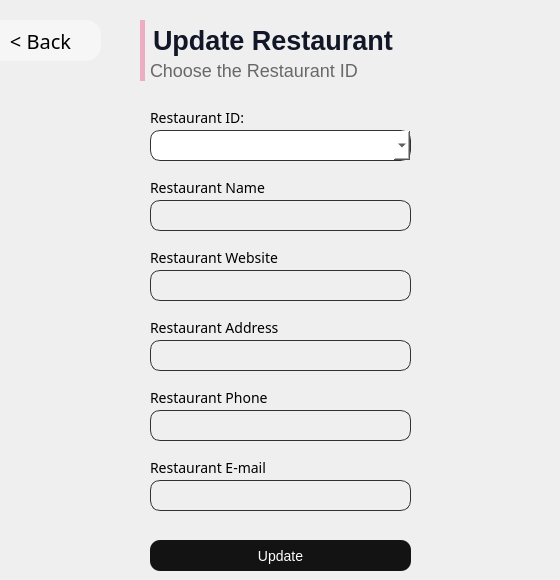
      <widget class="QWidget" name="page_18">
       <widget class="QLineEdit" name="rest_adr_3">
        <property name="geometry">
         <rect>
          <x>150</x>
          <y>340</y>
          <width>261</width>
          <height>31</height>
         </rect>
        </property>
        <property name="styleSheet">
         <string notr="true">background-color: white; border-radius: 10px; 
background:rgba(0,0,0,0);
border: 1px solid rgb(50,50,50);</string>
        </property>
        <property name="text">
         <string/>
        </property>
       </widget>
       <widget class="QLineEdit" name="rest_email_3">
        <property name="geometry">
         <rect>
          <x>150</x>
          <y>480</y>
          <width>261</width>
          <height>31</height>
         </rect>
        </property>
        <property name="styleSheet">
         <string notr="true">background-color: white; border-radius: 10px; 
background:rgba(0,0,0,0);
border: 1px solid rgb(50,50,50);</string>
        </property>
        <property name="text">
         <string/>
        </property>
       </widget>
       <widget class="QLineEdit" name="rest_web_3">
        <property name="geometry">
         <rect>
          <x>150</x>
          <y>270</y>
          <width>261</width>
          <height>31</height>
         </rect>
        </property>
        <property name="styleSheet">
         <string notr="true">background-color: white; border-radius: 10px; 
background:rgba(0,0,0,0);
border: 1px solid rgb(50,50,50);</string>
        </property>
        <property name="text">
         <string/>
        </property>
       </widget>
       <widget class="QLabel" name="label_123">
        <property name="geometry">
         <rect>
          <x>150</x>
          <y>390</y>
          <width>141</width>
          <height>16</height>
         </rect>
        </property>
        <property name="styleSheet">
         <string notr="true">text-decoration:none;
font-family:Poppins;
font-weight:400;
font-size:14px;</string>
        </property>
        <property name="text">
         <string>Restaurant Phone</string>
        </property>
       </widget>
       <widget class="QPushButton" name="update_res">
        <property name="geometry">
         <rect>
          <x>150</x>
          <y>540</y>
          <width>261</width>
          <height>31</height>
         </rect>
        </property>
        <property name="cursor">
         <cursorShape>PointingHandCursor</cursorShape>
        </property>
        <property name="styleSheet">
         <string notr="true">QPushButton{
border-radius: 10px; 
font-family: 'Poppins';
font-style: normal;
font-weight: 400;
font-size: 14px;
background:rgb(19,19,19);
color:white;
}
QPushButton:hover{
background:rgb(129, 129, 129);
}

</string>
        </property>
        <property name="text">
         <string>Update</string>
        </property>
       </widget>
       <widget class="QPushButton" name="back1_btn_8">
        <property name="geometry">
         <rect>
          <x>-20</x>
          <y>20</y>
          <width>121</width>
          <height>41</height>
         </rect>
        </property>
        <property name="font">
         <font>
          <family>Poppins</family>
          <pointsize>15</pointsize>
          <weight>34</weight>
          <italic>false</italic>
          <bold>false</bold>
         </font>
        </property>
        <property name="cursor">
         <cursorShape>PointingHandCursor</cursorShape>
        </property>
        <property name="styleSheet">
         <string notr="true">QPushButton{
background-color:rgb(246, 246, 246);
border:0;
color:black;
	font: 75 15pt &quot;Poppins&quot;;
font-weight:275;
border-radius:15px;
}</string>
        </property>
        <property name="text">
         <string>&lt; Back</string>
        </property>
       </widget>
       <widget class="QLabel" name="label_122">
        <property name="geometry">
         <rect>
          <x>150</x>
          <y>460</y>
          <width>141</width>
          <height>16</height>
         </rect>
        </property>
        <property name="styleSheet">
         <string notr="true">text-decoration:none;
font-family:Poppins;
font-weight:400;
font-size:14px;</string>
        </property>
        <property name="text">
         <string>Restaurant E-mail</string>
        </property>
       </widget>
       <widget class="QComboBox" name="comboBox_7">
        <property name="geometry">
         <rect>
          <x>150</x>
          <y>130</y>
          <width>261</width>
          <height>31</height>
         </rect>
        </property>
        <property name="styleSheet">
         <string notr="true">background-color: white; border-radius: 10px; 

border: 1px solid rgb(50,50,50);</string>
        </property>
       </widget>
       <widget class="QLabel" name="label_124">
        <property name="geometry">
         <rect>
          <x>150</x>
          <y>180</y>
          <width>131</width>
          <height>16</height>
         </rect>
        </property>
        <property name="styleSheet">
         <string notr="true">text-decoration:none;
font-family:Poppins;
font-weight:400;
font-size:14px;</string>
        </property>
        <property name="text">
         <string>Restaurant Name</string>
        </property>
       </widget>
       <widget class="QLabel" name="label_114">
        <property name="geometry">
         <rect>
          <x>150</x>
          <y>110</y>
          <width>121</width>
          <height>16</height>
         </rect>
        </property>
        <property name="styleSheet">
         <string notr="true">font-family:Poppins;
font-weight:400;
font-size:14px;</string>
        </property>
        <property name="text">
         <string>Restaurant ID:</string>
        </property>
       </widget>
       <widget class="QLabel" name="label_125">
        <property name="geometry">
         <rect>
          <x>150</x>
          <y>250</y>
          <width>141</width>
          <height>16</height>
         </rect>
        </property>
        <property name="styleSheet">
         <string notr="true">text-decoration:none;
font-family:Poppins;
font-weight:400;
font-size:14px;</string>
        </property>
        <property name="text">
         <string>Restaurant Website</string>
        </property>
       </widget>
       <widget class="QLabel" name="label_126">
        <property name="geometry">
         <rect>
          <x>150</x>
          <y>320</y>
          <width>141</width>
          <height>16</height>
         </rect>
        </property>
        <property name="styleSheet">
         <string notr="true">text-decoration:none;
font-family:Poppins;
font-weight:400;
font-size:14px;</string>
        </property>
        <property name="text">
         <string>Restaurant Address</string>
        </property>
       </widget>
       <widget class="QLabel" name="label_115">
        <property name="geometry">
         <rect>
          <x>140</x>
          <y>60</y>
          <width>411</width>
          <height>21</height>
         </rect>
        </property>
        <property name="styleSheet">
         <string notr="true">font-family: 'Poppins';
font-style: normal;
background:rgba(0,0,0,0);
font-weight: 275;
font-size: 18px;
color: rgb(104,104,104);
border-left: 5px solid rgb(237,172,195);
padding-left: 1px;

</string>
        </property>
        <property name="text">
         <string>Choose the Restaurant ID</string>
        </property>
       </widget>
       <widget class="QLabel" name="label_116">
        <property name="geometry">
         <rect>
          <x>140</x>
          <y>20</y>
          <width>371</width>
          <height>41</height>
         </rect>
        </property>
        <property name="styleSheet">
         <string notr="true">font-family: 'Poppins';
font-style: normal;
background:rgba(0,0,0,0);
font-weight: 600;
font-size: 27px;
color: rgb(18,23,40);
border-left: 5px solid rgb(237,172,195);
padding-left: 1px;

</string>
        </property>
        <property name="text">
         <string>Update Restaurant</string>
        </property>
       </widget>
       <widget class="QLineEdit" name="rest_tel_3">
        <property name="geometry">
         <rect>
          <x>150</x>
          <y>410</y>
          <width>261</width>
          <height>31</height>
         </rect>
        </property>
        <property name="styleSheet">
         <string notr="true">background-color: white; border-radius: 10px; 
background:rgba(0,0,0,0);
border: 1px solid rgb(50,50,50);</string>
        </property>
        <property name="text">
         <string/>
        </property>
       </widget>
       <widget class="QLineEdit" name="rest_nom_3">
        <property name="geometry">
         <rect>
          <x>150</x>
          <y>200</y>
          <width>261</width>
          <height>31</height>
         </rect>
        </property>
        <property name="styleSheet">
         <string notr="true">background-color: white; border-radius: 10px; 
background:rgba(0,0,0,0);
border: 1px solid rgb(50,50,50);</string>
        </property>
        <property name="text">
         <string/>
        </property>
       </widget>
      </widget>
